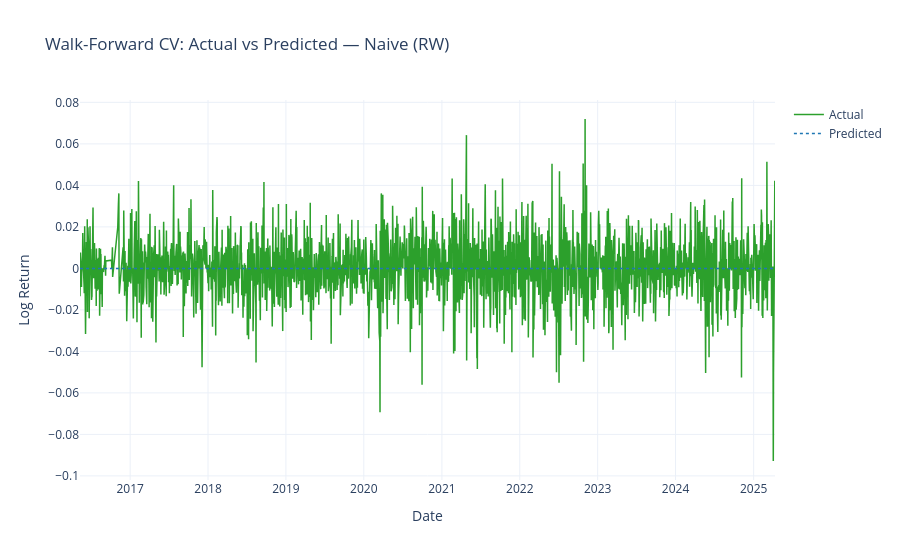

Here is the notebook cell this chart was saved with:
### Code cell
# Best model CV predictions vs actuals
best_name = summary['rmse'].idxmin()
print(f'Best model by CV RMSE: {best_name}')
fig_cv = plot_cv_results(cv_results[best_name], model_name=best_name)
fig_cv.show()

### Figure 1 — Plotly figure (JSON) as saved in the notebook; plotly's stock layout.template omitted (floating-point values rounded to 4 significant figures; data arrays with more than 128 entries replaced by an {"elided": "..."} marker saying what was removed)
{"data": [{"line": {"color": "#2ca02c", "width": 1.5}, "name": "Actual", "type": "scatter", "x": {"elided": "2281 str values"}, "y": {"elided": "2281 float values"}}, {"line": {"color": "#1f77b4", "dash": "dot", "width": 1.5}, "name": "Predicted", "type": "scatter", "x": {"elided": "2281 str values"}, "y": {"elided": "2281 float values"}}], "layout": {"hovermode": "x unified", "title": {"text": "Walk-Forward CV: Actual vs Predicted — Naive (RW)"}, "xaxis": {"title": {"text": "Date"}}, "yaxis": {"title": {"text": "Log Return"}}}}
